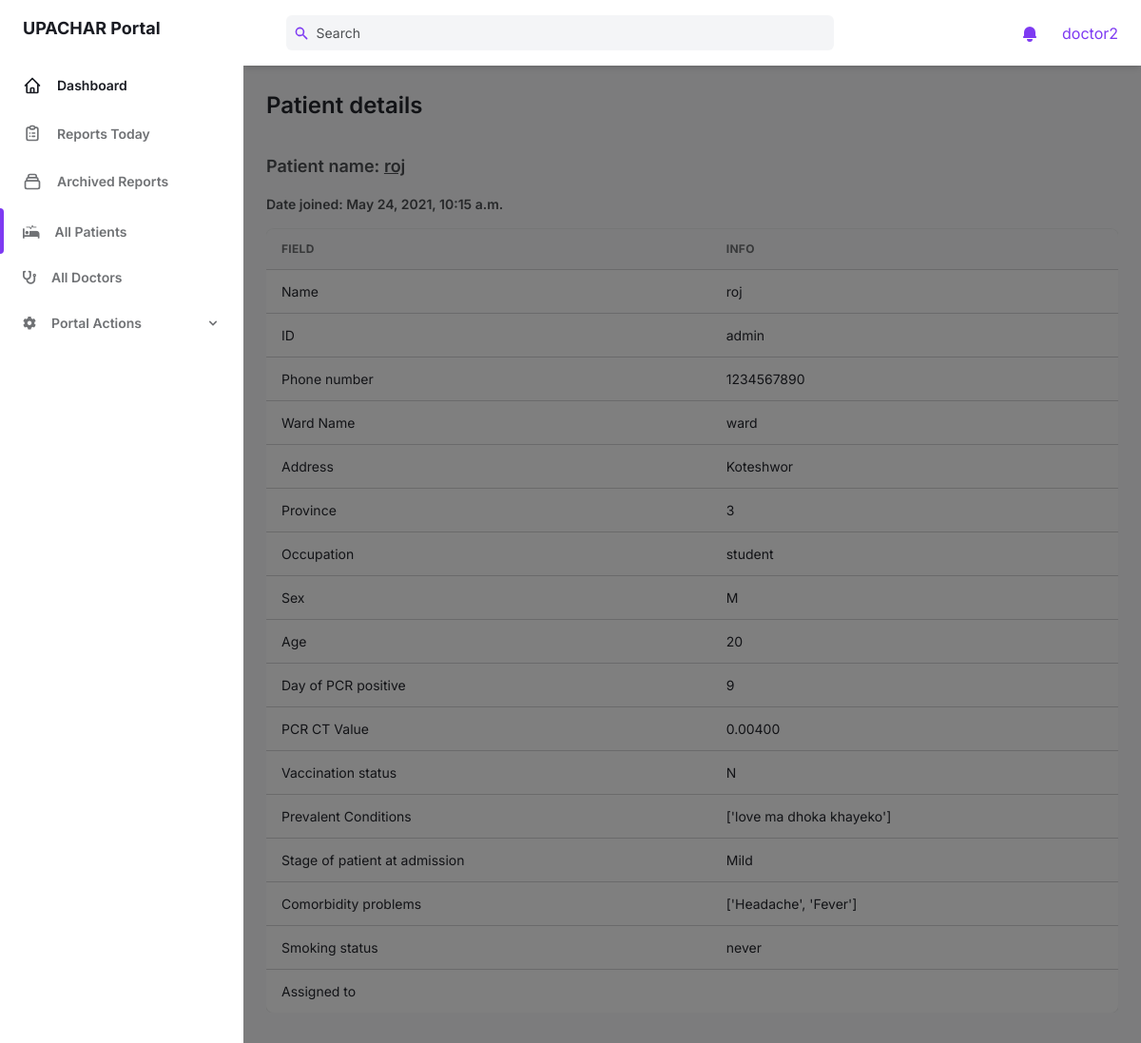
Page /portal/all_patients/1 (signed in) on the committed database.
### users/models.py (models this page shows, shortened)
class Profile(models.Model):
    user = models.OneToOneField(User, on_delete=models.CASCADE)
    name = models.CharField(max_length=32, null=True, blank=True)
    phone_no = models.CharField(max_length=10, null=True, blank=True)
    hospital_name = models.CharField(max_length=32, null=True, blank=True)
    hospital_ward_name = models.CharField(max_length=32, null=True, blank=True)
    address = models.CharField(max_length=32, null=True, blank=True)
    province = models.IntegerField(choices=PROVINCES, null=True, blank=True)
    occupation = models.CharField(max_length=34, null=True, blank=True)
    sex = models.CharField(choices=SEX, max_length=1, null=True, blank=True)
    age = models.PositiveIntegerField(null=True, blank=True)
    day_of_pcr_positive = models.PositiveIntegerField(null=True, blank=True)
    PCR_CT_value = models.DecimalField(decimal_places=5, max_digits=10, null=True, blank=True)
    vaccination_status = models.CharField(max_length=1, choices=YES_NO, null=True, blank=True)
    prevalent_conditions = models.JSONField(null=True, blank=True)
    stage_of_patient = models.CharField(max_length=8, choices=STAGES, null=True, blank=True)
    comorbidity_problems = models.JSONField(null=True, blank=True)
    smoking_status = models.CharField(max_length=10, choices=SMOKER_STATUS, null=True, blank=True)
    user_type = models.CharField(max_length=8, choices=USER_TYPES, default='patient')
    assigned_to = models.ForeignKey(User, null=True, blank=True, on_delete=models.CASCADE, related_name='assigned')

### portal/views.py (the view)
# urls.py: path('all_patients/<int:pk>', patient_detail_view, name='patient_detail'),
@login_required
def patient_detail_view(request, pk):
    context = {
        'page': 'all_patients',
        'profile': Profile.objects.get(pk=pk),
    }
    return render(request, 'portal/patient_detail.html', context)

### portal/templates/portal/patient_detail.html (shortened to what this page needs)
{% extends 'portal/base.html' %}
{% load static %}
{% load custom_tags %}
{% block content %}
<main class="h-full overflow-y-auto">
    <div class="container px-6 mx-auto grid">
        <h2 class="mt-6 text-2xl font-semibold text-gray-700 dark:text-gray-200">
            Patient details
        </h2>
        <div class="my-8 w-full overflow-hidden">
            <div class="text-gray-700 dark:text-gray-300">
                <h4 class="mb-4 text-lg font-semibold text-gray-600 dark:text-gray-300">
                    Patient name: <u>{{ profile.name }}</u>
                </h4>
                <h5 class="mb-4 text-sm font-semibold text-gray-600 dark:text-gray-300">
                    Date joined: {{ profile.user.date_joined }}
                    <div class="w-full overflow-hidden rounded-lg shadow-xs">
                        <div class="w-full overflow-x-auto">
                            <table class="w-full whitespace-no-wrap">
                                <thead>
                                    <tr
                                        class="text-xs font-semibold tracking-wide text-left text-gray-500 uppercase border-b dark:border-gray-700 bg-gray-50 dark:text-gray-400 dark:bg-gray-800">
                                        <th class="px-4 py-3">Field</th>
                                        <th class="px-4 py-3">Info</th>
                                    </tr>
                                </thead>
                                <tbody class="bg-white divide-y dark:divide-gray-700 dark:bg-gray-800">
                                    <tr class="text-gray-700 dark:text-gray-400">
                                        <td class="px-4 py-3">
                                            <div class="flex items-center text-sm">
                                                Name
                                            </div>
                                        </td>
                                        <td class="px-4 py-3 text-sm">
                                            {{ profile.name }}
                                        </td>
                                    </tr>
                                    <tr class="text-gray-700 dark:text-gray-400">
                                        <td class="px-4 py-3">
                                            <div class="flex items-center text-sm">
                                                ID
                                            </div>
                                        </td>
                                        <td class="px-4 py-3 text-sm">
                                            {{ profile.user }}
                                        </td>
                                    </tr>
                                    <tr class="text-gray-700 dark:text-gray-400">
                                        <td class="px-4 py-3">
                                            <div class="flex items-center text-sm">
                                                Phone number
                                            </div>
                                        </td>
                                        <td class="px-4 py-3 text-sm">
                                            {{ profile.phone_no }}
                                        </td>
                                    </tr>
                                    <tr class="text-gray-700 dark:text-gray-400">
                                        <td class="px-4 py-3">
                                            <div class="flex items-center text-sm">
                                                Ward Name
                                            </div>
                                        </td>
                                        <td class="px-4 py-3 text-sm">
                                            {{ profile.hospital_ward_name }}
                                        </td>
                                    </tr>
                                    <tr class="text-gray-700 dark:text-gray-400">
                                        <td class="px-4 py-3">
                                            <div class="flex items-center text-sm">
                                                Address
                                            </div>
                                        </td>
                                        <td class="px-4 py-3 text-sm">
                                            {{ profile.address }}
                                        </td>
                                    </tr>
                                    <tr class="text-gray-700 dark:text-gray-400">
                                        <td class="px-4 py-3">
                                            <div class="flex items-center text-sm">
                                                Province
                                            </div>
                                        </td>
                                        <td class="px-4 py-3 text-sm">
                                            {{ profile.province }}
                                        </td>
                                    </tr>
                                    <tr class="text-gray-700 dark:text-gray-400">
                                        <td class="px-4 py-3">
                                            <div class="flex items-center text-sm">
                                                Occupation
                                            </div>
                                        </td>
                                        <td class="px-4 py-3 text-sm">
                                            {{ profile.occupation }}
                                        </td>
                                    </tr>
                                    <tr class="text-gray-700 dark:text-gray-400">
                                        <td class="px-4 py-3">
                                            <div class="flex items-center text-sm">
                                                Sex
                                            </div>
                                        </td>
                                        <td class="px-4 py-3 text-sm">
                                            {{ profile.sex }}
                                        </td>
                                    </tr>
                                    <tr class="text-gray-700 dark:text-gray-400">
                                        <td class="px-4 py-3">
                                            <div class="flex items-center text-sm">
                                                Age
                                            </div>
                                        </td>
                                        <td class="px-4 py-3 text-sm">
                                            {{ profile.age }}
                                        </td>
                                    </tr>
                                    <tr class="text-gray-700 dark:text-gray-400">
                                        <td class="px-4 py-3">
                                            <div class="flex items-center text-sm">
                                                Day of PCR positive
                                            </div>
                                        </td>
                                        <td class="px-4 py-3 text-sm">
                                            {{ profile.day_of_pcr_positive }}
                                        </td>
                                    </tr>
                                    <tr class="text-gray-700 dark:text-gray-400">
                                        <td class="px-4 py-3">
                                            <div class="flex items-center text-sm">
                                                PCR CT Value
                                            </div>
                                        </td>
                                        <td class="px-4 py-3 text-sm">
                                            {{ profile.PCR_CT_value }}
                                        </td>
                                    </tr>
                                    <tr class="text-gray-700 dark:text-gray-400">
                                        <td class="px-4 py-3">
                                            <div class="flex items-center text-sm">
                                                Vaccination status
                                            </div>
                                        </td>
                                        <td class="px-4 py-3 text-sm">
                                            {{ profile.vaccination_status }}
                                        </td>
                                    </tr>
                                    <tr class="text-gray-700 dark:text-gray-400">
                                        <td class="px-4 py-3">
                                            <div class="flex items-center text-sm">
                                                Prevalent Conditions
                                            </div>
                                        </td>
                                        <td class="px-4 py-3 text-sm">
                                            {{ profile.prevalent_conditions|jsonify|get:'data' }}
                                        </td>
                                    </tr>
                                    <tr class="text-gray-700 dark:text-gray-400">
                                        <td class="px-4 py-3">
                                            <div class="flex items-center text-sm">
                                                Stage of patient at admission
                                            </div>
                                        </td>
                                        <td class="px-4 py-3 text-sm">
                                            {{ profile.stage_of_patient }}
                                        </td>
                                    </tr>
                                    <tr class="text-gray-700 dark:text-gray-400">
                                        <td class="px-4 py-3">
                                            <div class="flex items-center text-sm">
                                                Comorbidity problems
                                            </div>
                                        </td>
                                        <td class="px-4 py-3 text-sm">
                                            {{ profile.comorbidity_problems|jsonify|get:'data' }}
                                        </td>
                                    </tr>
                                    <tr class="text-gray-700 dark:text-gray-400">
                                        <td class="px-4 py-3">
                                            <div class="flex items-center text-sm">
                                                Smoking status
                                            </div>
                                        </td>
                                        <td class="px-4 py-3 text-sm">
                                            {{ profile.smoking_status }}
                                        </td>
                                    </tr>
                                    <tr class="text-gray-700 dark:text-gray-400">
                                        <td class="px-4 py-3">
                                            <div class="flex items-center text-sm">
                                                Assigned to
                                            </div>
                                        </td>
                                        <td class="px-4 py-3 text-sm">
                                        </td>
                                    </tr>
                                </tbody>
                            </table>
                        </div>
                    </div>
            </div>
        </div>
    </div>
</main>
{% endblock %}

### portal/templates/portal/header_bar.html (shortened to what this page needs)
<header class="z-10 py-4 bg-white shadow-md dark:bg-gray-800">
    <div
        class="container flex items-center justify-between h-full px-6 mx-auto text-purple-600 dark:text-purple-300">
        <div class="flex justify-center flex-1 lg:mr-32">
            <div class="relative w-full max-w-xl mr-6 focus-within:text-purple-500">
                <div class="absolute inset-y-0 flex items-center pl-2">
                    <svg class="w-4 h-4" aria-hidden="true" fill="currentColor" viewBox="0 0 20 20">
                        <path fill-rule="evenodd"
                            d="M8 4a4 4 0 100 8 4 4 0 000-8zM2 8a6 6 0 1110.89 3.476l4.817 4.817a1 1 0 01-1.414 1.414l-4.816-4.816A6 6 0 012 8z"
                            clip-rule="evenodd"></path>
                    </svg>
                </div>
                <input
                    class="w-full pl-8 pr-2 text-sm text-gray-700 placeholder-gray-600 bg-gray-100 border-0 rounded-md dark:placeholder-gray-500 dark:focus:shadow-outline-gray dark:focus:placeholder-gray-600 dark:bg-gray-700 dark:text-gray-200 focus:placeholder-gray-500 focus:bg-white focus:border-purple-300 focus:outline-none focus:shadow-outline-purple form-input"
                    type="text" placeholder="Search" aria-label="Search" />
            </div>
        </div>
        <ul class="flex items-center flex-shrink-0 space-x-6">
            <li class="relative">
                <button
                    class="relative align-middle rounded-md focus:outline-none focus:shadow-outline-purple"
                    @click="toggleNotificationsMenu" @keydown.escape="closeNotificationsMenu"
                    aria-label="Notifications" aria-haspopup="true">
                    <svg class="w-5 h-5" aria-hidden="true" fill="currentColor" viewBox="0 0 20 20">
                        <path
                            d="M10 2a6 6 0 00-6 6v3.586l-.707.707A1 1 0 004 14h12a1 1 0 00.707-1.707L16 11.586V8a6 6 0 00-6-6zM10 18a3 3 0 01-3-3h6a3 3 0 01-3 3z">
                        </path>
                    </svg>
                </button>
            </li>
            <li class="relative">
                <button class="align-middle rounded-full focus:shadow-outline-purple focus:outline-none"
                    @click="toggleProfileMenu" @keydown.escape="closeProfileMenu" aria-label="Account"
                    aria-haspopup="true">
                        {{ request.user }}
                </button>
            </li>
        </ul>
    </div>
</header>

### rows in the picture
Profile: name "roj", user.date_joined "May 24, 2021, 10:15 a.m.", user "admin", phone_no "1234567890", hospital_ward_name "ward", address "Koteshwor", province "3", occupation "student", sex "M", age "20", day_of_pcr_positive "9", PCR_CT_value "0.00400", vaccination_status "N", prevalent_conditions|jsonify "['love ma dhoka khayeko']", stage_of_patient "Mild", comorbidity_problems|jsonify "['Headache', 'Fever']", smoking_status "never"

### other values in the picture
{{ request.user }} "doctor2"
